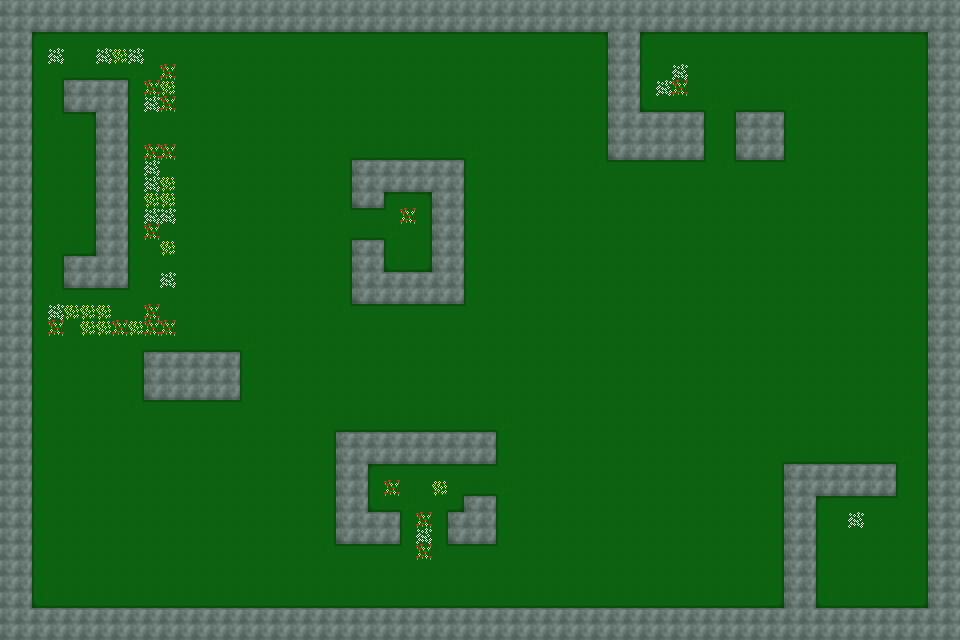

Tiled map render using the project's own tile images. Description and the map definition, with tile-layer contents summarised, below:
An orthogonal 60x40 tile map with 16x16 px tiles, 1 tile layer (Tile Layer 1) and 8 objects.

<map version="1.0" orientation="orthogonal" renderorder="right-up" width="60" height="40" tilewidth="16" tileheight="16" nextobjectid="1">
 <tileset firstgid="1" name="Basic" tilewidth="16" tileheight="16" tilecount="32" columns="8">
  <image source="../Textures/Tileset.png" width="128" height="64" />
  <terraintypes>
   <terrain name="Grass" tile="-1" />
   <terrain name="Wall" tile="-1" />
  </terraintypes>
  <tile id="0" terrain=",,,0" />
  <tile id="1" terrain=",,0,0" />
  <tile id="2" terrain=",,0," />
  <tile id="3" terrain="0,0,0,0" />
  <tile id="4" terrain=",,,1">
   <objectgroup draworder="index">
    <object id="1" x="0" y="0" width="16" height="16" />
   </objectgroup>
  </tile>
  <tile id="5" terrain=",,1,1">
   <objectgroup draworder="index">
    <object id="1" x="0" y="0" width="16" height="16" />
   </objectgroup>
  </tile>
  <tile id="6" terrain=",,1,">
   <objectgroup draworder="index">
    <object id="3" x="0" y="0" width="16" height="16" />
   </objectgroup>
  </tile>
  <tile id="8" terrain=",0,,0" />
  <tile id="9" terrain="0,0,0,0" />
  <tile id="10" terrain="0,,0," />
  <tile id="11" terrain="0,0,0,0" />
  <tile id="12" terrain=",1,,1">
   <objectgroup draworder="index">
    <object id="1" x="0" y="0" width="16" height="16" />
   </objectgroup>
  </tile>
  <tile id="13" terrain="1,1,1,1" />
  <tile id="14" terrain="1,,1,">
   <objectgroup draworder="index">
    <object id="1" x="0" y="0" width="16" height="16" />
   </objectgroup>
  </tile>
  <tile id="16" terrain=",0,," />
  <tile id="17" terrain="0,0,," />
  <tile id="18" terrain="0,,," />
  <tile id="19" terrain="0,0,0,0" />
  <tile id="20" terrain=",1,,">
   <objectgroup draworder="index">
    <object id="1" x="0" y="0" width="16" height="16" />
   </objectgroup>
  </tile>
  <tile id="21" terrain="1,1,,">
   <objectgroup draworder="index">
    <object id="1" x="0" y="0" width="16" height="16" />
   </objectgroup>
  </tile>
  <tile id="22" terrain="1,,,">
   <objectgroup draworder="index">
    <object id="1" x="0" y="0" width="16" height="16" />
   </objectgroup>
  </tile>
  <tile id="24" terrain="0,,0,0" />
  <tile id="25" terrain=",0,0,0" />
  <tile id="26" terrain="0,0,0," />
  <tile id="27" terrain="0,0,,0" />
  <tile id="28" terrain="1,,1,1" />
  <tile id="29" terrain=",1,1,1" />
  <tile id="30" terrain="1,1,1," />
  <tile id="31" terrain="1,1,,1" />
 </tileset>
 <layer name="Tile Layer 1" width="60" height="40">
  <data>[2400 cells, 2400 non-empty, 29 distinct tile ids]</data>
 </layer>
</map>